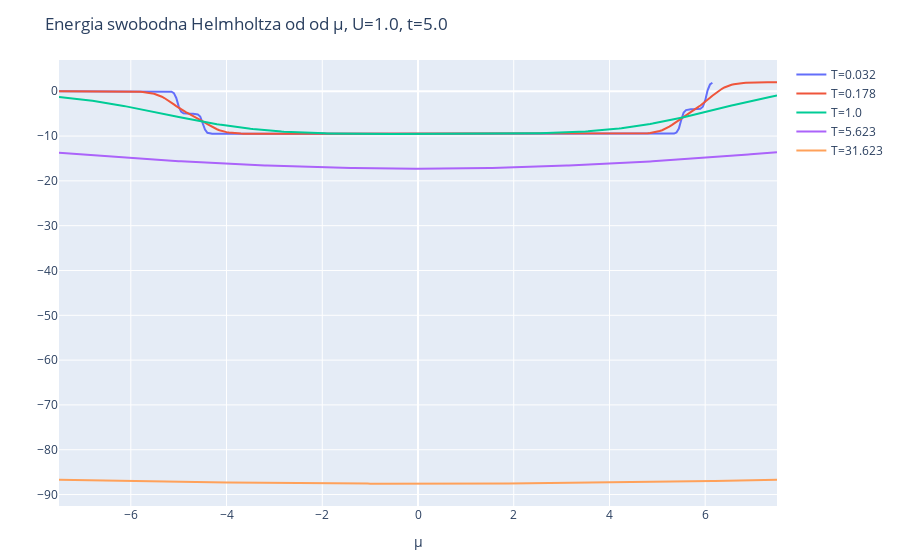

Notebook source saved alongside this figure:
### Code cell
y_vals = helmholtz_vals

layout = Layout(
    title="Energia swobodna Helmholtza od od μ, U=$U, t=$t",
    xaxis_title="μ",
    yaxis_title="",
)
plot([scatter(x=chem_potentials, y=yval, name="T=$t") for (yval, t) in zip(y_vals, temp_range)], layout)

### Figure 1 — Plotly figure (JSON) as saved in the notebook; plotly's stock layout.template omitted (floating-point values rounded to 4 significant figures; data arrays with more than 128 entries replaced by an {"elided": "..."} marker saying what was removed)
{"data": [{"name": "T=0.032", "type": "scatter", "x": {"elided": "301 float values"}, "y": {"elided": "301 float values"}}, {"name": "T=0.178", "type": "scatter", "x": {"elided": "301 float values"}, "y": {"elided": "301 float values"}}, {"name": "T=1.0", "type": "scatter", "x": {"elided": "301 float values"}, "y": {"elided": "301 float values"}}, {"name": "T=5.623", "type": "scatter", "x": {"elided": "301 float values"}, "y": {"elided": "301 float values"}}, {"name": "T=31.623", "type": "scatter", "x": {"elided": "301 float values"}, "y": {"elided": "301 float values"}}], "layout": {"margin": {"b": 50, "l": 50, "r": 50, "t": 60}, "title": "Energia swobodna Helmholtza od od μ, U=1.0, t=5.0", "xaxis": {"title": {"text": "μ"}}, "yaxis": {"title": {"text": ""}}}}
